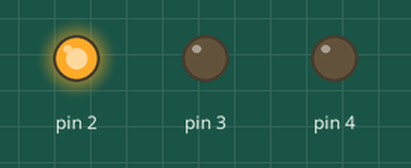
Recording of a sketch running on a simulated Arduino Uno, built with avr-gcc and run on an emulated ATmega328P. On the bench: output pins drawn as LEDs (lit = HIGH).

Above: at 0.05 s.
At 2.25 s:
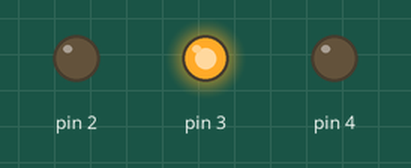
At 4.5 s:
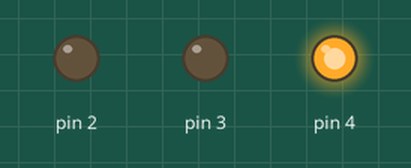
Timing chart, 0 to 6.9 s (numbered marks = the images above):
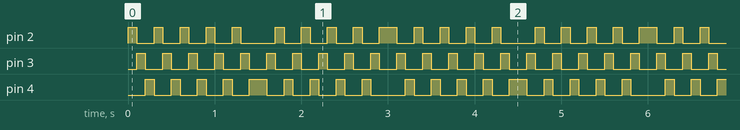

The sketch:

03-led-piscando_com_for.ino
```cpp
int tempo = 100;
int voltaatual;
int totalvoltas = 5;

void setup() {
  pinMode(2, OUTPUT);
  pinMode(3, OUTPUT);
  pinMode(4, OUTPUT);

}


void loop() {

  //voltaatual = 1;
  for ( voltaatual = 1 ; voltaatual <= totalvoltas ; voltaatual++){
  //while (voltaatual <= totalvoltas){

    digitalWrite(2, HIGH);
    digitalWrite(3, LOW);
    digitalWrite(4, LOW);

    delay(tempo);

    digitalWrite(2, LOW);
    digitalWrite(3, HIGH);
    digitalWrite(4, LOW);

    delay(tempo);

    digitalWrite(2, LOW);
    digitalWrite(3, LOW);
    digitalWrite(4, HIGH);

    delay(tempo);

    //voltaatual = voltaatual +1;
  }

  //voltaatual = 1;

  //while (voltaatual <= totalvoltas){
  for ( voltaatual = 1 ; voltaatual <= totalvoltas ; voltaatual++){
    digitalWrite(2, LOW);
    digitalWrite(3, LOW);
    digitalWrite(4, HIGH);

    delay(tempo);

    digitalWrite(2, LOW);
    digitalWrite(3, HIGH);
    digitalWrite(4, LOW);

    delay(tempo);

    digitalWrite(2, HIGH);
    digitalWrite(3, LOW);
    digitalWrite(4, LOW);

    delay(tempo);

    //voltaatual = voltaatual + 1;
  }
}
```

Measured:
- by itself, pin 2: repeats every 3.0 s: 4 × (LOW 0.20 s, HIGH 0.10 s), LOW 0.40 s, 4 × (HIGH 0.10 s, LOW 0.20 s), HIGH 0.20 s
- by itself, pin 3: alternates HIGH for 0.10 s and LOW for 0.20 s
- by itself, pin 4: repeats every 3.0 s: 3 × (LOW 0.20 s, HIGH 0.10 s), LOW 0.20 s, HIGH 0.20 s, 4 × (LOW 0.20 s, HIGH 0.10 s), LOW 0.40 s, HIGH 0.10 s
